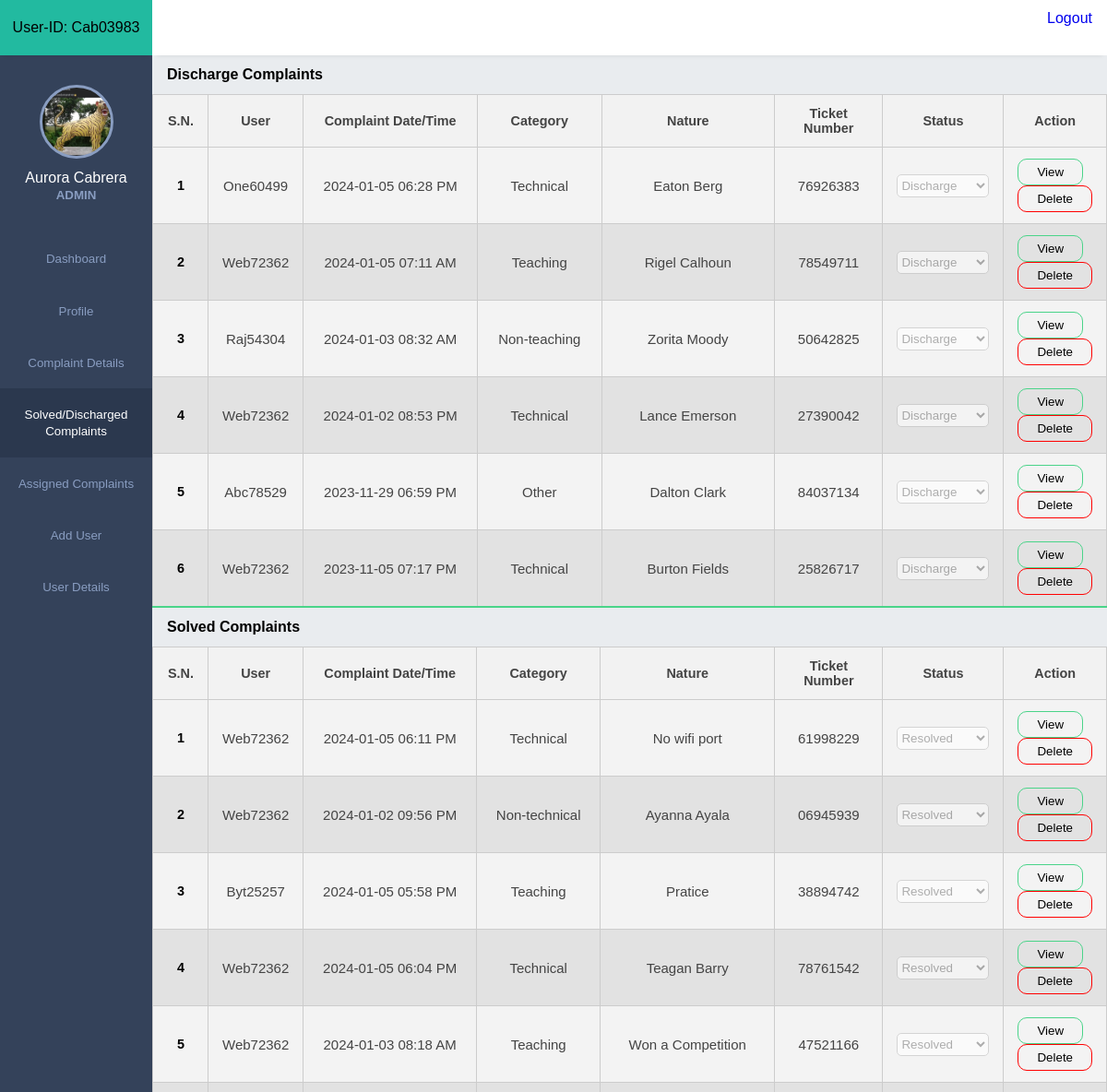
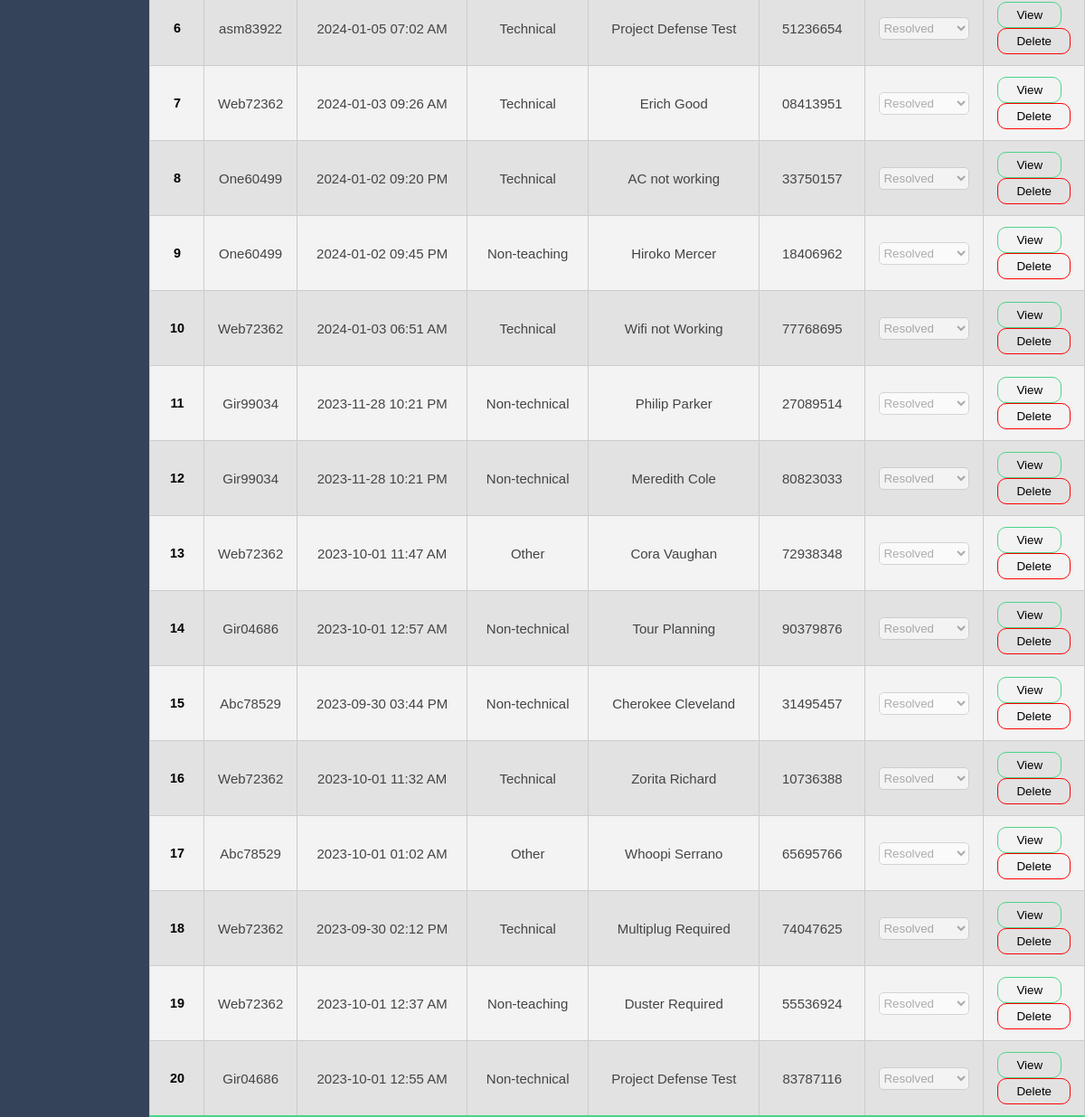
/dashboard/solved_comp.php (signed in), run on the app's committed database (2 pictures, top to bottom).
### tables this page shows
CREATE TABLE `register` (
  `id` int(11) NOT NULL,
  `name` varchar(255) DEFAULT NULL,
  `email` varchar(50) NOT NULL,
  `phone` varchar(10) DEFAULT NULL,
  `dob` varchar(20) DEFAULT NULL,
  `password` varchar(50) DEFAULT NULL,
  `role` varchar(20) DEFAULT NULL,
  `registration_datetime` datetime DEFAULT current_timestamp(),
  `last_login_time` datetime DEFAULT NULL,
  `fake_user` varchar(8) DEFAULT NULL,
  `profile_image` varchar(255) DEFAULT NULL
);

CREATE TABLE `complain` (
  `id` int(11) NOT NULL,
  `category` varchar(50) DEFAULT NULL,
  `type` varchar(50) DEFAULT NULL,
  `department` varchar(50) DEFAULT NULL,
  `nature` varchar(50) DEFAULT NULL,
  `image` varchar(255) DEFAULT NULL,
  `complain_user` varchar(8) DEFAULT NULL,
  `complain_description` varchar(500) DEFAULT NULL,
  `complaint_datetime` datetime DEFAULT current_timestamp(),
  `complaint_ticket` varchar(8) NOT NULL,
  `status` enum('pending','in_progress','resolved','discharge') DEFAULT 'pending',
  `resolved_datetime` datetime DEFAULT NULL,
  `discharge_datetime` datetime DEFAULT NULL
);

### dashboard/solved_comp.php (the view, shortened to what this page needs)
<!DOCTYPE html>
<html lang="en">
<head>
    <link rel="stylesheet" href="../css/user.css">
    <link rel="stylesheet" href="../dashboard_a/style.css">
    <link rel="stylesheet"
        href="https://maxst.icons8.com/vue-static/landings/line-awesome/line-awesome/1.3.0/css/line-awesome.min.css">
</head>
<body>
    <?php include_once("../dashboard/admin_dash.php"); ?>
    <div class="main-content">
        <div class="containers">
            <div class="product-details">
                <div class="product-adding-form">
                    <ol class="breadcrumb mb-4">
                        <li class="breadcrumb-item active"><b>Discharge Complaints</b></li>
                    </ol>
                </div>
            </div>
            <?php
                include_once('../connection/connection.php');
                $dischargeQuery = "SELECT id, category, type, department, nature, image, complain_description,complaint_ticket, complaint_datetime, complain_user, status, discharge_datetime FROM complain WHERE status = 'discharge' ORDER BY discharge_datetime DESC";
                $dischargeExe = mysqli_query($con, $dischargeQuery);
            ?>
            <table class="table">
                <thead>
                    <tr>
                        <th style="text-align: center;">S.N.</th>
                        <th style="text-align: center;">User</th>
                        <th style="text-align: center;">Complaint Date/Time</th>
                        <th style="text-align: center;">Category</th>
                        <th style="text-align: center;">Nature</th>
                        <th style="text-align: center;">Ticket Number</th>
                        <th style="text-align: center;">Status</th>
                        <th style="text-align: center;">Action</th>
                    </tr>
                </thead>
                <?php
                $serialNumber = 1;
                while ($row = mysqli_fetch_assoc($dischargeExe)) {
                    ?>
                <tr class="view_com">
                    <td style="text-align: center; color:black; width:50px;"><?php echo $serialNumber; ?></td>
                    <td style="text-align: center; width:100px;"><?php echo $row['complain_user'] ?></td>
                    <td style=" text-align: center; width:200px;">
                        <?php echo date('Y-m-d h:i A', strtotime($row['complaint_datetime'])) ?></td>
                    <td style="text-align: center; width:140px;"><?php echo $row['category'] ?></td>
                    <td style="text-align: center; width:200px;"><?php echo $row['nature'] ?></td>
                    <td style="text-align: center; width:120px;"><?php echo $row['complaint_ticket'] ?></td>
                    <td style="width:90px;">
                        <select class="status-dropdown" data-complain-id="<?php echo $row['id']; ?>" disabled>
                            <option value="discharge" <?php if ($row['status'] === 'discharge') echo 'selected'; ?>>
                                Discharge</option>
                        </select>
                    </td>
                    <td>
                        <button onclick="openPopup('<?php echo $row['complaint_ticket']; ?>')">
                            <i class="las la-eye"></i> View
                        </button>
                        <button  onclick="deleteComplaint(<?php echo $row['id']; ?>)"
                            style="background-color: transparent; border: 1px solid red;" onmouseover="this.style.backgroundColor='red';"
                            onmouseout="this.style.backgroundColor='transparent';">
                            Delete
                        </button>
                    </td>
                </tr>
                <?php
                    $serialNumber++;
                }
                ?>
            </table>
            <div class="product-details">
                <div class="product-adding-form">
                    <ol class="breadcrumb mb-4">
                        <li class="breadcrumb-item active"><b>Solved Complaints</b></li>
                    </ol>
                </div>
            </div>
            <?php
                include_once('../connection/connection.php');
                $solveQuery = "SELECT id, category, type, department, nature, image, complain_description, complaint_datetime, complaint_ticket, complain_user, status, resolved_datetime FROM complain WHERE status = 'resolved' ORDER BY resolved_datetime DESC";
                $solveExe = mysqli_query($con, $solveQuery);
            ?>
            <table class="table">
                <thead>
                    <tr>
                        <th style="text-align: center;">S.N.</th>
                        <th style="text-align: center;">User</th>
                        <th style="text-align: center;">Complaint Date/Time</th>
                        <th style="text-align: center;">Category</th>
                        <th style="text-align: center;">Nature</th>
                        <th style="text-align: center;">Ticket Number</th>
                        <th style="text-align: center;">Status</th>
                        <th style="text-align: center;">Action</th>
                    </tr>
                </thead>
                <?php
                $serialNumber = 1;
                while ($row = mysqli_fetch_assoc($solveExe)) {
                    ?>
                <tr class="view_com">
                    <td style="text-align: center; color:black; width:50px;"><?php echo $serialNumber; ?></td>
                    <td style="text-align: center; width:100px;"><?php echo $row['complain_user'] ?></td>
                    <td style=" text-align: center; width:200px;">
                        <?php echo date('Y-m-d h:i A', strtotime($row['complaint_datetime'])) ?></td>
                    <td style="text-align: center; width:140px;"><?php echo $row['category'] ?></td>
                    <td style="text-align: center; width:200px;"><?php echo $row['nature'] ?></td>
                    <td style="text-align: center; width:120px;"><?php echo $row['complaint_ticket'] ?></td>
                    <td style="width:90px;">
                        <select class="status-dropdown" data-complain-id="<?php echo $row['id']; ?>" disabled>
                            <option value="resolved" <?php if ($row['status'] === 'resolved') echo 'selected'; ?>>
                                Resolved</option>
                        </select>
                    </td>
                    <td>
                        <button onclick="openPopup('<?php echo $row['complaint_ticket']; ?>')">
                            <i class="las la-eye"></i> View
                        </button>
                        <button  onclick="deleteComplaint(<?php echo $row['id']; ?>)"
                            style="background-color: transparent; border: 1px solid red;" onmouseover="this.style.backgroundColor='red';"
                            onmouseout="this.style.backgroundColor='transparent';">
                            Delete
                        </button>
                    </td>
                </tr>
                <?php
                    $serialNumber++;
                }
                ?>
            </table>
        </div>
    </div>
</body>
</html>

### dashboard/admin_dash.php (shortened to what this page needs)
<!DOCTYPE html>
<html lang="en">
<head>
    <link rel="stylesheet" href="style.css">
    <link rel="stylesheet"
        href="https://maxst.icons8.com/vue-static/landings/line-awesome/line-awesome/1.3.0/css/line-awesome.min.css">
</head>
<body>
    <?php
    include_once('../connection/connection.php');
    $userId = $_SESSION['user_id'];
    $selectQuery = "SELECT fake_user FROM register WHERE id = '$userId'";
    $selectExe = mysqli_query($con, $selectQuery);
    $row = mysqli_fetch_assoc($selectExe);
    if (isset($_SESSION['user_name'])) {
        $userName = $_SESSION['user_name'];
        $userType = $_SESSION['role'];
    } else {
        header("Location: ../login/login.php");
        exit();
    }
    ?>
    <div class="sidebar">
        <div class="side-header">
            <p><span>User-ID: <?php echo $row['fake_user']; ?></span></p>
        </div>
        <div class="side-content">
            <div class="profile">
                <?php
    if (isset($_SESSION['fake_user'])) {
        $fakeUserID = $_SESSION['fake_user'];
        $selectQuery = "SELECT id, name, fake_user, profile_image, last_login_time FROM register WHERE fake_user = '$fakeUserID'";
        $selectExe = mysqli_query($con, $selectQuery);
        if (mysqli_num_rows($selectExe) > 0) {
            $row = mysqli_fetch_assoc($selectExe);
            $img = $row['profile_image'];
            $userName = $row['name'];
            if ($img && file_exists('../photoes/' . $img)) {
                $profileImageURL = '../photoes/' . $img;
            } else {
                $profileImageURL = '../photoes/user.png';
            }
        } else {
            echo "No user found with the specified fake_user ID.";
        }
    } else {
        echo "Session 'fake_user' variable not set or session not started.";
    }
    ?>
                <div class="profile-img bg-img" style="background-image: url('<?php echo $profileImageURL; ?>');"></div>
                <h4><?php echo $userName; ?></h4>
                <small style="text-transform: uppercase"><?php echo $userType; ?></small>
            </div>
            <div class="side-menu">
                <ul>
                    <li>
                        <a href="../dashboard/content.php">
                            <small>Dashboard</small>
                        </a>
                    </li>
                    <li>
                        <a href="../profile/profile_setting.php">
                            <small>Profile</small>
                        </a>
                    </li>
                    <li>
                        <a href="../dashboard/complaint_details.php">
                            <small>Complaint Details</small>
                        </a>
                    </li>
                    <li>
                        <a href="../dashboard/solved_comp.php">
                            <small>Solved/Discharged Complaints</small>
                        </a>
                    </li>
                    <li>
                        <a href="../dashboard/assigned_comp.php">
                            <small>Assigned Complaints</small>
                        </a>
                    </li>
                    <li>
                        <a href="../dashboard/adduser.php">
                            <small>Add User</small>
                        </a>
                    </li>
                    <li>
                        <a href="../dashboard/userdetails.php">
                            <small>User Details</small>
                        </a>
                    </li>
                </ul>
            </div>
        </div>
    </div>
    <div class="main-content">
        <header>
            <div class="header-content">
                    <div class="user">
                        <div class="bg-img" style="background-image: url(img/1.jpeg)"></div>
                        <a href="../login/logout.php" style="text-decoration: none;">
                            <span style="font-size:16px">Logout</span></a>
                    </div>
                </div>
            </div>
</body>
</html>

### css/user.css (style rules this page uses)
* { margin: 0; padding: 0; outline: none; border: none; text-decoration: none; box-sizing: border-box; list-style-type: none; font-family: "Poppins", sans-serif; }
body { background: rgb(226, 226, 226); }
.table { border-collapse: collapse; margin: 0px 0; font-size: 15px; min-width: 100%; overflow-y: scroll; border-radius: 5px 5px 0 0; }
table thead tr { color: #fff; background: #34AF6D; text-align: left; font-weight: bold; }
.table th, .table td { padding: 12px 15px; }
.table tbody tr { border-bottom: 1px solid #ffffff; }
.table tbody tr:nth-of-type(odd) { background: #f3f3f3; }
.table tbody tr:last-of-type { border-bottom: 2px solid #4AD489; }
.table button { padding: 6px 20px; border-radius: 10px; cursor: pointer; background: transparent; border: 1px solid #4AD489; }
select { height: 40px; width: 400px; border-radius: 4px; background-color: #fff; }
[disabled] { opacity: .6; cursor: default; }
.profile-img { height: 120px; width: 120px; }

### dashboard_a/style.css (style rules this page uses)
:root { --main-color: #22BAA0; --color-dark: #34425A; --text-grey: #B0B0B0; }
* { margin: 0; padding: 0; text-decoration: none; list-style-type: none; box-sizing: border-box; font-family: 'Merriweather', sans-serif; }
.sidebar { position: fixed; height: 100%; width: 165px; left: 0; bottom: 0; top: 0; z-index: 100; background: var(--color-dark); transition: left 300ms; }
.side-header { box-shadow: 0px 5px 5px -5px rgb(0 0 0 /10%); background: var(--main-color); height: 60px; display: flex; justify-content: center; align-items: center; }
.side-content { height: calc(100vh - 60px); overflow: auto; }
.profile { text-align: center; padding: 2rem 0rem; }
.bg-img { background-repeat: no-repeat; background-size: cover; border-radius: 50%; background-size: cover; }
.profile-img { height: 80px; width: 80px; display: inline-block; margin: 0 auto .5rem auto; border: 3px solid #899DC1; }
.profile h4 { color: #fff; font-weight: 500; }
.profile small { color: #899DC1; font-weight: 600; }
.side-menu ul { text-align: center; }
.side-menu a { display: block; padding: 1.2rem 0rem; }
.side-menu a.active { background: #2B384E; }
.side-menu a.active span, .side-menu a.active small { color: #fff; }
.side-menu a span, .side-menu a small { color: #899DC1; }
.main-content { margin-left: 165px; width: calc(100% - 165px); transition: margin-left 300ms; }
header { position: fixed; right: 0; top: 0; left: 165px; z-index: 100; height: 60px; box-shadow: 0px 5px 5px -5px rgb(0 0 0 /10%); background: #fff; transition: left 300ms; }
.header-content, .header-menu { display: flex; align-items: center; }
.header-content { justify-content: space-between; padding: 0rem 1rem; }
.user { display: flex; align-items: center; }
.user div, .client-img { height: 40px; width: 40px; margin-right: 1rem; }
.user span:last-child { display: inline-block; margin-left: .3rem; font-size: .8rem; }
input, button, select { outline: none; }
table { border-collapse: collapse; }
table thead tr { background: #e9edf2; }
table thead th { padding: 1rem 0rem; text-align: left; color: #444; font-size: .9rem; }
table thead th:first-child { padding-left: 1rem; }
table tbody td { padding: 1rem 0rem; color: #444; }
table tbody td:first-child { padding-left: 1rem; color: var(--main-color); font-weight: 600; font-size: .9rem; }
table tbody tr { border-bottom: 1px solid #dee2e8; }

### dashboard/solved_comp.php (style rules this page uses)
.containers { margin-top: 60px; }
select { width: 100px; height: 25px; border: 1px solid black; border-radius: 5px; }
@media only screen and (max-width: 1200px) { * { flex-wrap: wrap; } }
input, select, textarea { border: 0.80px solid silver; }
th, td { border: 1px solid #ccc; padding: 8px; text-align: left; }
th { background-color: #f2f2f2; }
.breadcrumb { display: flex; flex-wrap: wrap; padding: 0.75rem 1rem; list-style: none; background-color: #e9ecef; }

### data on the page
register: fake_user "Cab03983", profile_image (picture), name "Aurora Cabrera"
complain: complain_user "One60499", complaint_datetime "2024-01-05 06:28 PM", category "Technical", nature "Eaton Berg", complaint_ticket "76926383", status+id "Discharge"
complain: complain_user "Web72362", complaint_datetime "2024-01-05 07:11 AM", category "Teaching", nature "Rigel Calhoun", complaint_ticket "78549711", status+id "Discharge"
complain: complain_user "Raj54304", complaint_datetime "2024-01-03 08:32 AM", category "Non-teaching", nature "Zorita Moody", complaint_ticket "50642825", status+id "Discharge"
complain: complain_user "Web72362", complaint_datetime "2024-01-02 08:53 PM", category "Technical", nature "Lance Emerson", complaint_ticket "27390042", status+id "Discharge"
complain: complain_user "Abc78529", complaint_datetime "2023-11-29 06:59 PM", category "Other", nature "Dalton Clark", complaint_ticket "84037134", status+id "Discharge"
complain: complain_user "Web72362", complaint_datetime "2023-11-05 07:17 PM", category "Technical", nature "Burton Fields", complaint_ticket "25826717", status+id "Discharge"
complain: complain_user "Web72362", complaint_datetime "2024-01-05 06:11 PM", category "Technical", nature "No wifi port", complaint_ticket "61998229", status+id "Resolved"
complain: complain_user "Web72362", complaint_datetime "2024-01-02 09:56 PM", category "Non-technical", nature "Ayanna Ayala", complaint_ticket "06945939", status+id "Resolved"
complain: complain_user "Byt25257", complaint_datetime "2024-01-05 05:58 PM", category "Teaching", nature "Pratice", complaint_ticket "38894742", status+id "Resolved"
complain: complain_user "Web72362", complaint_datetime "2024-01-05 06:04 PM", category "Technical", nature "Teagan Barry", complaint_ticket "78761542", status+id "Resolved"
complain: complain_user "Web72362", complaint_datetime "2024-01-03 08:18 AM", category "Teaching", nature "Won a Competition", complaint_ticket "47521166", status+id "Resolved"
complain: complain_user "asm83922", complaint_datetime "2024-01-05 07:02 AM", category "Technical", nature "Project Defense Test", complaint_ticket "51236654", status+id "Resolved"
complain: complain_user "Web72362", complaint_datetime "2024-01-03 09:26 AM", category "Technical", nature "Erich Good", complaint_ticket "08413951", status+id "Resolved"
complain: complain_user "One60499", complaint_datetime "2024-01-02 09:20 PM", category "Technical", nature "AC not working", complaint_ticket "33750157", status+id "Resolved"
complain: complain_user "One60499", complaint_datetime "2024-01-02 09:45 PM", category "Non-teaching", nature "Hiroko Mercer", complaint_ticket "18406962", status+id "Resolved"
complain: complain_user "Web72362", complaint_datetime "2024-01-03 06:51 AM", category "Technical", nature "Wifi not Working", complaint_ticket "77768695", status+id "Resolved"
complain: complain_user "Gir99034", complaint_datetime "2023-11-28 10:21 PM", category "Non-technical", nature "Philip Parker", complaint_ticket "27089514", status+id "Resolved"
complain: complain_user "Gir99034", complaint_datetime "2023-11-28 10:21 PM", category "Non-technical", nature "Meredith Cole", complaint_ticket "80823033", status+id "Resolved"
complain: complain_user "Web72362", complaint_datetime "2023-10-01 11:47 AM", category "Other", nature "Cora Vaughan", complaint_ticket "72938348", status+id "Resolved"
complain: complain_user "Gir04686", complaint_datetime "2023-10-01 12:57 AM", category "Non-technical", nature "Tour Planning", complaint_ticket "90379876", status+id "Resolved"
complain: complain_user "Abc78529", complaint_datetime "2023-09-30 03:44 PM", category "Non-technical", nature "Cherokee Cleveland", complaint_ticket "31495457", status+id "Resolved"
complain: complain_user "Web72362", complaint_datetime "2023-10-01 11:32 AM", category "Technical", nature "Zorita Richard", complaint_ticket "10736388", status+id "Resolved"
complain: complain_user "Abc78529", complaint_datetime "2023-10-01 01:02 AM", category "Other", nature "Whoopi Serrano", complaint_ticket "65695766", status+id "Resolved"
complain: complain_user "Web72362", complaint_datetime "2023-09-30 02:12 PM", category "Technical", nature "Multiplug Required", complaint_ticket "74047625", status+id "Resolved"
complain: complain_user "Web72362", complaint_datetime "2023-10-01 12:37 AM", category "Non-teaching", nature "Duster Required", complaint_ticket "55536924", status+id "Resolved"
complain: complain_user "Gir04686", complaint_datetime "2023-10-01 12:55 AM", category "Non-technical", nature "Project Defense Test", complaint_ticket "83787116", status+id "Resolved"

### other printed values
$userType "ADMIN"
